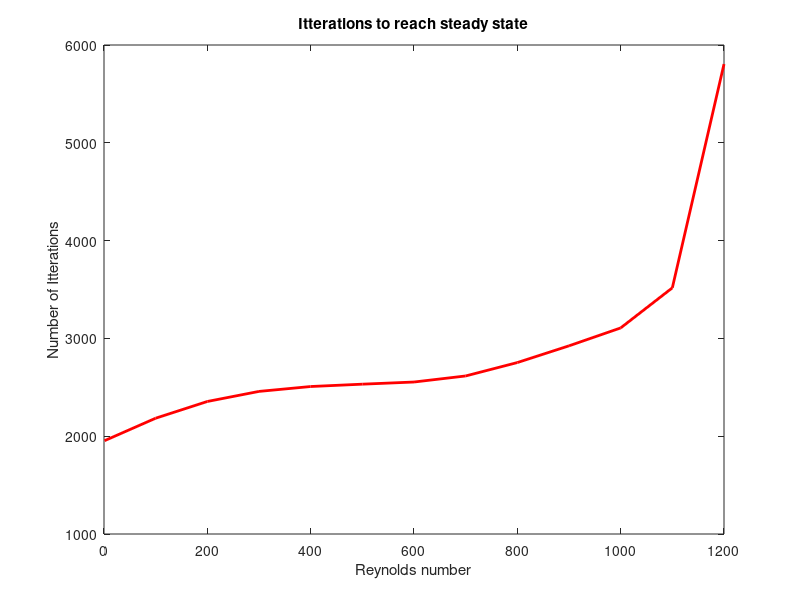
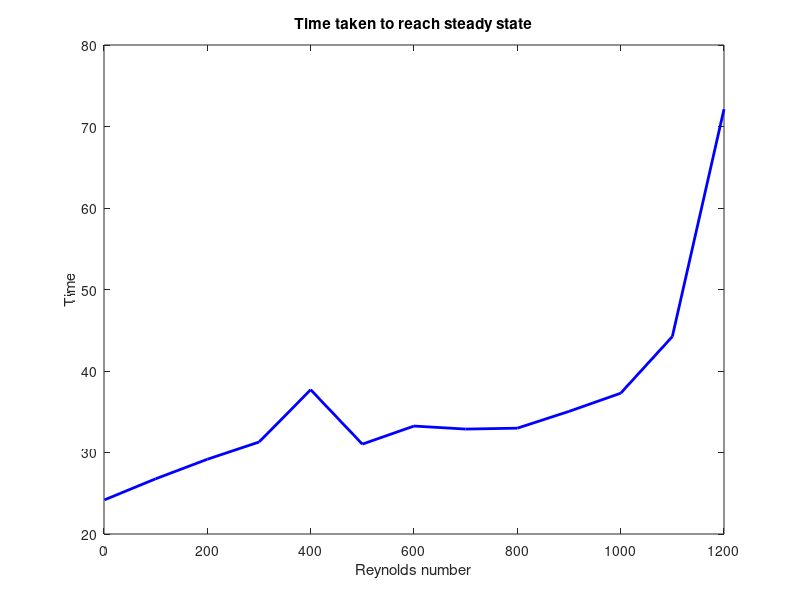

Reproduce these figures in MATLAB, in order.
% Plot Test



Tsolves = [24.1905089370000,26.7739301100000,29.1709141970000,31.2825510730000,37.7033725840000,31.0272098740000,33.2449475140000,32.8753750020000,32.9848359520000,35.0443795110000,37.2758347590000,44.2212441950000,72.1227674810000];


NumITS = [1954,2184,2355,2458,2508,2532,2554,2616,2753,2924,3107,3517,5805] ;


ReNums = [1 , 100, 200,300,400,500,600,700,800,900,1000,1100,1200] ;



figure(1)



plot(ReNums,NumITS,'r','LineWidth',2)

title('Itterations to reach steady state')
xlabel('Reynolds number')
ylabel('Number of Itterations')




figure(2)

plot(ReNums,Tsolves,'b','LineWidth',2)
title('Time taken to reach steady state')
xlabel('Reynolds number')
ylabel('Time')